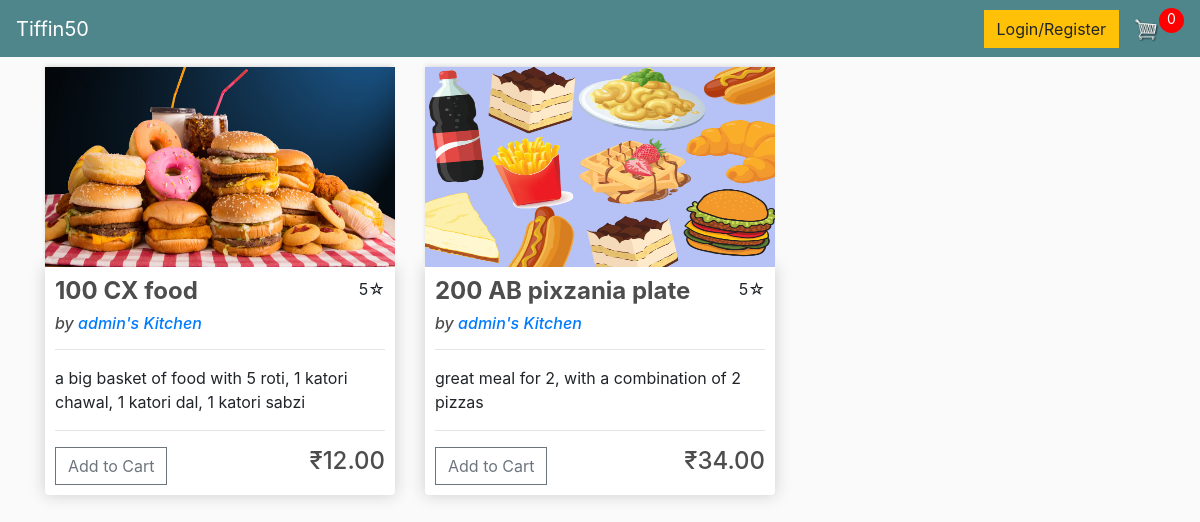
The page / on the database its author committed.
### store/models.py (models this page shows, shortened)
class Product(models.Model):
    vendor = models.ForeignKey(Vendor, on_delete=models.SET_NULL, null=True, blank=True)
    name = models.CharField(max_length=200, null=True)
    price = models.DecimalField(max_digits=7, decimal_places=2)
    digital = models.BooleanField(default=True, null=True, blank=False)
    image = models.ImageField(null=True, blank = True)
    rating = models.CharField(
        max_length=1,
        choices=Rating,
        default='3'
    )
    description = models.CharField(max_length=500, null=True, blank=True)
    @property
    def imageURL(self):
        try:
            url = self.image.url
        except:
            url = ''
        return url

class Vendor(models.Model):
    user = models.OneToOneField(User, on_delete=models.CASCADE, null=True, blank=True)
    name = models.CharField(max_length=200, null=True)
    email = models.CharField(max_length=200, null=True, unique=True)
    phone = models.CharField(max_length=10, null=True, blank=True)
    address = models.CharField(max_length=200)
    rating = models.CharField(
        max_length=1,
        choices=Rating,
        default='3'
    )
    description = models.CharField(max_length=500, null=True, blank=True)
    photo1 = models.ImageField(null= True, blank=True)
    photo2 = models.ImageField(null=True, blank=True)
    photo3 = models.ImageField(null=True, blank=True)

### store/views.py (the view)
# urls.py: path('', include('store.urls')),
def store(request):
    data = cartData(request)
    items = data['items']
    cart_items = data['cart_items']
    products = Product.objects.all()
    context = {'products':products, 'cart_items':cart_items}
    return render(request, "store/store.html", context)

### store/utils.py (called while the page is built, shortened)
def CookieCart(request):
        try:
            cart = json.loads(request.COOKIES['cart'])
        except:
            cart={}
        print('Cart:',cart)
        items = []
        order = {'get_cart_total':0, 'get_cart_items':0, 'shipping':False}
        cart_items = order['get_cart_items']
        return {'items':items, 'order':order, 'cart_items':cart_items}

def cartData(request):
    if request.user.is_authenticated:
        customer = request.user.customer
        order, created = Order.objects.get_or_create(customer=customer, complete=False)
        items = order.orderitem_set.all()
        cart_items = order.get_cart_items
    else:
        CookieData = CookieCart(request)
        items = CookieData['items']
        order = CookieData['order']
        cart_items = CookieData['cart_items']
    return {'items':items, 'order':order, 'cart_items':cart_items}

### templates/store/Store.html
{% extends 'store/main.html' %}
{% load static %}
{% block content %}
        <div class="row">
                {% for product in products %}
                <div class="col-lg-4">
                        <img class="thumbnail" src="{{product.imageURL}}">
                        <div class="box-element product">
                                <p style="display: inline-block; float: right">{{product.rating}}&#9734;</p>
                                <h4><strong>{{product.name}}</strong> </h4>
                                <h6><i>by <a href="vendor/{{product.vendor.id}}">{{product.vendor.name}}</a></i></h6>
                                <hr>
                                <p>{{product.description}}</p>
                                <hr>
                                <button data-product="{{product.id}}" data-action="add" class="btn btn-outline-secondary add-btn update-cart">Add to Cart</button>
                                <h4 style="display: inline-block; float: right">₹{{product.price|floatformat:2}}</h4>
                        </div>
                </div>
                {% endfor %}
        </div>
{% endblock content %}

### static/css/main.css (style rules this page uses)
body { background-color: hsl(0, 0%, 98%); }
h1,h2,h3,h4,h5,h6 { color:hsl(0, 0%, 30%); }
.box-element { box-shadow:hsl(0, 0%, 80%) 0 0 16px; background-color: #fff; border-radius: 4px; padding: 10px; }
.thumbnail { width: 100%; height: 200px; -webkit-box-shadow: -1px -3px 5px -2px rgba(214,214,214,1); -moz-box-shadow: -1px -3px 5px -2px rgba(214,214,214,1); box-shadow: -1px -3px 5px -2px rgba(214,214,214,1); }
.product { border-radius: 0 0 4px 4px; }
.col-lg-4, .col-lg-6, .col-lg-8, .col-lg-12 { margin-top: 10px; }
.btn { border-radius: 0; }

### rows shown on the page
Product: imageURL (picture), rating "5", name "100 CX food", vendor.name "admin's Kitchen", description "a big basket of food with 5 roti, 1 katori chawal, 1 katori dal, 1 katori sabzi", price "12.00"
Product: imageURL (picture), rating "5", name "200 AB pixzania plate", vendor.name "admin's Kitchen", description "great meal for 2, with a combination of 2 pizzas", price "34.00"

### other values the page prints
{{ cart_items }} "0"
